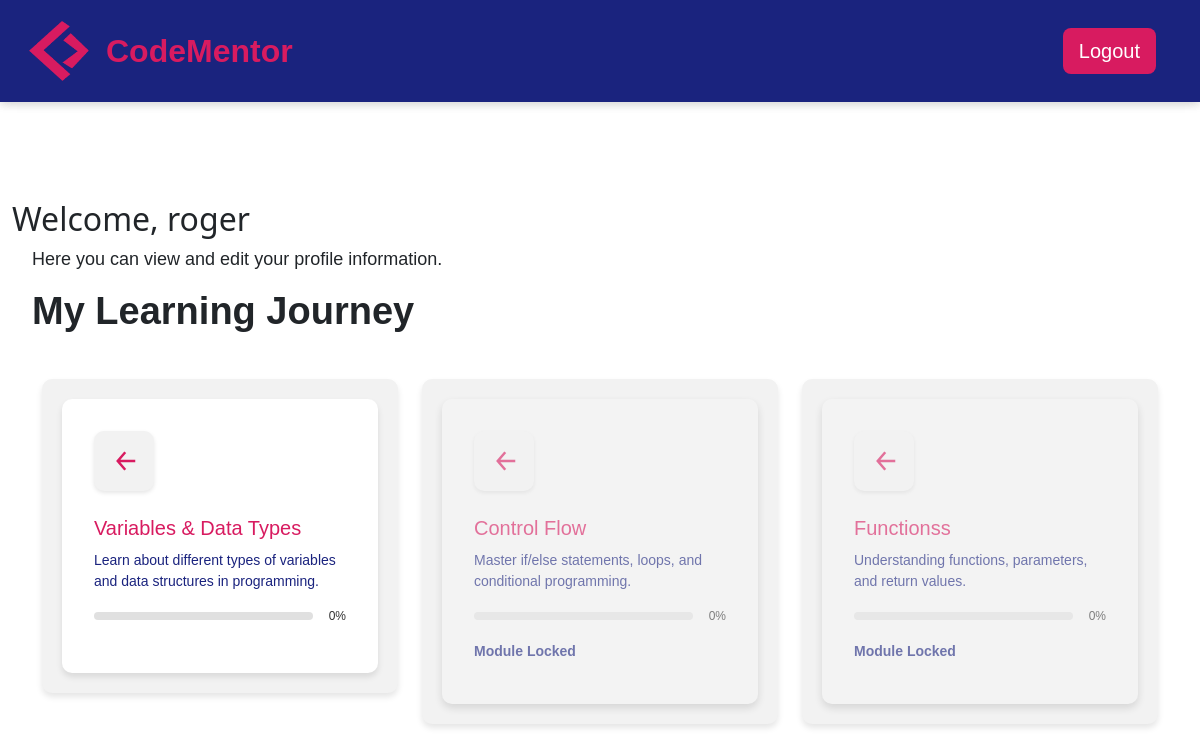
The page /dashboard (signed in) on the database its author committed.
### app.py (models this page shows, shortened)
class User(UserMixin,db.Model):
    userid = db.Column(db.Integer, primary_key=True)
    username = db.Column(db.String(120), unique=True, nullable=False)
    email = db.Column(db.String(120), unique=True, nullable=False)
    password_hash = db.Column(db.String(250), nullable=False)  # Store hashed password
    registered_at = db.Column(db.DateTime, default=func.now)
    module_progress = db.relationship('UserModuleProgress', backref='user', lazy=True)
    exercise_progress = db.relationship('UserExerciseProgress', backref='user', lazy=True)

class Module(db.Model):
    moduleid = db.Column(db.Integer, primary_key=True)
    title = db.Column(db.String(100), nullable=False)
    description = db.Column(db.Text, nullable=False)
    status = db.Column(db.Enum('locked', 'available', 'completed', name='module_status'), default='locked')
    exercises = db.relationship('Exercise', backref='module', lazy=True)
    user_progress = db.relationship('UserModuleProgress', backref='module', lazy=True)

### app.py (the view)
@app.route("/dashboard")
@login_required
def dashboard():
    user_modules = []
    modules = Module.query.all()
    for module in modules:
        user_module_progress = UserModuleProgress.query.filter_by(userid=current_user.userid, moduleid=module.moduleid).first()
        if user_module_progress:
            user_modules.append({
                'module': module,
                'status': user_module_progress.status,
                'progress': user_module_progress.progress
            })
        else:
            user_modules.append({
                'module': module,
                'status': 'locked',
                'progress': 0
            })
    return render_template("dashboard.html", username=current_user.username, user_modules=user_modules)

### app.py (called while the page is built)
@login_manager.user_loader
def load_user(userid):
    return User.query.get(int(userid))

### templates/dashboard.html (shortened to what this page needs)
{% extends 'base.html' %}
{% block content %}
<h2>Welcome, {{ current_user.username }} </h2>
<p>Here you can view and edit your profile information.</p>
<section class="learning-choice">
    <div class="intro">
        <h1>My Learning Journey</h1>
    </div>
    <div class="container mt-4">
        <div class="row">
            {% for user_module in user_modules %}
                <div class="col-md-6 col-lg-4 mb-4">
                    <div class="learning-boxe">
                        <div class="module {% if user_module.status == 'locked' %}locked-module{% endif %}">
                            {% if user_module.status == 'locked' %}
                                <div class="icon-box" style="cursor: not-allowed;">
                                    <svg viewBox="0 0 24 24" fill="none" stroke="currentColor" stroke-width="2">
                                        <path d="M13 5L7 12L13 19M7 12H21" />
                                    </svg>
                                </div>
                                <h2>{{ user_module.module.title }}</h2>
                                <p>{{ user_module.module.description }}</p>
                                <div class="progress-wrapper">
                                    <div class="progress-bar" data-progress="{{ user_module.progress }}%">
                                    </div>
                                    <span class="progress-text">{{ user_module.progress }}%</span>
                                </div>
                                <p><strong>Module Locked</strong></p>
                            {% else %}
                                <div class="icon-box" onclick="window.location.href='{{ url_for('exercises', module_id=user_module.module.moduleid) }}';" style="cursor: pointer;">
                                    <svg viewBox="0 0 24 24" fill="none" stroke="currentColor" stroke-width="2">
                                        <path d="M13 5L7 12L13 19M7 12H21" />
                                    </svg>
                                </div>
                                <h2>{{ user_module.module.title }}</h2>
                                <p>{{ user_module.module.description }}</p>
                                <div class="progress-wrapper">
                                    <div class="progress-bar" data-progress="{{ user_module.progress }}%">
                                    </div>
                                    <span class="progress-text">{{ user_module.progress }}%</span>
                                </div>
                            {% endif %}
                        </div>
                    </div>
                </div>
            {% endfor %}
        </div>
    </div>
</section>
{% endblock %}

### templates/base.html (shortened to what this page needs)
<!DOCTYPE html>
<html lang="en">
<head>
    <link rel="stylesheet" href="https://cdn.jsdelivr.net/npm/bootstrap@5.3.3/dist/css/bootstrap.min.css">
    <link rel="stylesheet" type="text/css" href="/static/css/styles.css">
    <link rel="stylesheet" href="https://cdnjs.cloudflare.com/ajax/libs/font-awesome/6.0.0-beta3/css/all.min.css">
</head>
<body>
    <header>
      <nav class="navbar navbar-expand-lg">
          <div class="container-fluid">
              <div class="logo-container d-flex align-items-center">
                  <svg width="20" height="20" viewBox="0 0 100 100"></svg>
                  <a class="navbar-brand" href="{{ url_for('home') }}">
                      <img src="/static/images/CMLogo.png" alt="CodeMentor Logo" class="logo-image">
                  </a>
                  <span class="logo-text">CodeMentor</span>
              </div>
              <div class="collapse navbar-collapse" id="navbarContent">
                <ul class="navbar-nav ms-auto d-flex gap-2">
                    {% if current_user.is_authenticated %}
                        {% if request.endpoint == 'exercises' %}
                            <li class="nav-item">
                              <a href="{{ url_for('dashboard') }}" class="btn btn-link back-arrow-btn">
                                  <i class="fas fa-arrow-left"></i>
                              </a>
                          </li>
                        {% else %}
                            <li class="nav-item">
                                <a href="{{ url_for('logout') }}" class="btn custom-btn-primary btn-lg">Logout</a>
                            </li>
                        {% endif %}
                    {% endif %}
                </ul>
              </div>
          </div>
      </nav>
    </header>
    <main class="container-fluid flex-grow-1">
        {% block content %}{% endblock %}
    </main>
</body>
</html>

### static/css/styles.css (style rules this page uses)
header { box-shadow: 0 2px 10px rgba(0, 0, 0, 0.1); position: fixed; top: 0; width: 100%; z-index: 1000; }
body, html { margin: 0; padding: 0; height: 100%; }
body { display: flex; flex-direction: column; height: 100%; }
main { flex: 1; margin-top: 200px; }
h1 { font-weight: bold; font-size: 38px; font-family: Verdana, Geneva, Tahoma, sans-serif; margin-left: 20px; }
p { font-size: 18px; font-family: Verdana, Geneva, Tahoma, sans-serif; margin-left: 20px; }
.navbar { background: #1a237e; padding: 1rem 2rem; box-shadow: 0 2px 10px rgba(0,0,0,0.1); }
.logo-image { width: 60px; height: 60px; }
.logo-text { font-family: Verdana, Geneva, Tahoma, sans-serif; font-weight: bold; font-size: 32px; color: #D81B60; margin-left: 1px; display: inline-block; }
.logo-container { margin-left: -35px; }
.custom-btn-primary { background-color: #D81B60 !important; color: white !important; border: none !important; font-family: Verdana, Geneva, Tahoma, sans-serif; }
.navbar-nav { display: flex; flex-direction: row; gap: 15px; align-items: center; justify-content: flex-end; }
body, html { height: 100%; margin: 0; display: flex; flex-direction: column; }
.module { background: white; padding: 2rem; border-radius: 10px; box-shadow: 0 4px 6px rgba(0, 0, 0, 0.1); transition: transform 0.3s ease; }
.progress-wrapper { display: flex; align-items: center; margin-bottom: 1rem; }
.progress-bar { flex-grow: 1; height: 10px; background: #e0e0e0; border-radius: 5px; margin-right: 1rem; overflow: hidden; }
.module svg { width: 48px; height: 48px; margin-bottom: 1rem; }
.learning-boxe { background-color: #f2f2f2; border-radius: 10px; box-shadow: 0 4px 6px rgba(0, 0, 0, 0.1); padding: 20px; text-align: left; max-width: 400px; margin: 20px auto; font-family: 'Verdana', Geneva, Tahoma, sans-serif; color: #333; display: flex; gap: 20px; flex-wrap: wrap; }
.learning-boxe .module h2 { font-size: 20px; margin: 10px 0; color: #D81B60; }
.learning-boxe .module p { font-size: 14px; color: #1a237e; margin: 10px 0; }
.learning-boxe .progress-wrapper { display: flex; align-items: center; justify-content: space-between; margin-top: 15px; }
.learning-boxe .progress-bar { position: relative; background-color: #e0e0e0; border-radius: 20px; overflow: hidden; width: 70%; height: 8px; }
.learning-boxe .progress-text { font-size: 12px; color: #333; }
.learning-boxe svg { margin: 10px auto; width: 40px; height: 40px; stroke: #D81B60; display: block; }
.icon-box { background-color: #f2f2f2; border-radius: 10px; padding: 15px; display: inline-flex; justify-content: center; align-items: center; box-shadow: 0 2px 4px rgba(0, 0, 0, 0.1); margin: 0 auto 15px; width: 60px; height: 60px; }
.icon-box svg { width: 30px; height: 30px; stroke: #D81B60; }
.locked-module { box-shadow: 0 4px 8px rgba(0, 0, 0, 0.2); opacity: 0.6; pointer-events: none; background-color: #f5f5f5; }
.locked-module .icon-box { cursor: not-allowed; }

### rows shown on the page
User: username "roger"
Module: module "Variables & Data Types", module.description "Learn about different types of variables and data structures in programming."
Module: module "Control Flow", module.description "Master if/else statements, loops, and conditional programming."
Module: module "Functionss", module.description "Understanding functions, parameters, and return values."

### other values the page prints
{{ user_module.progress }} "0"
{{ user_module.progress }} "0" "0"
